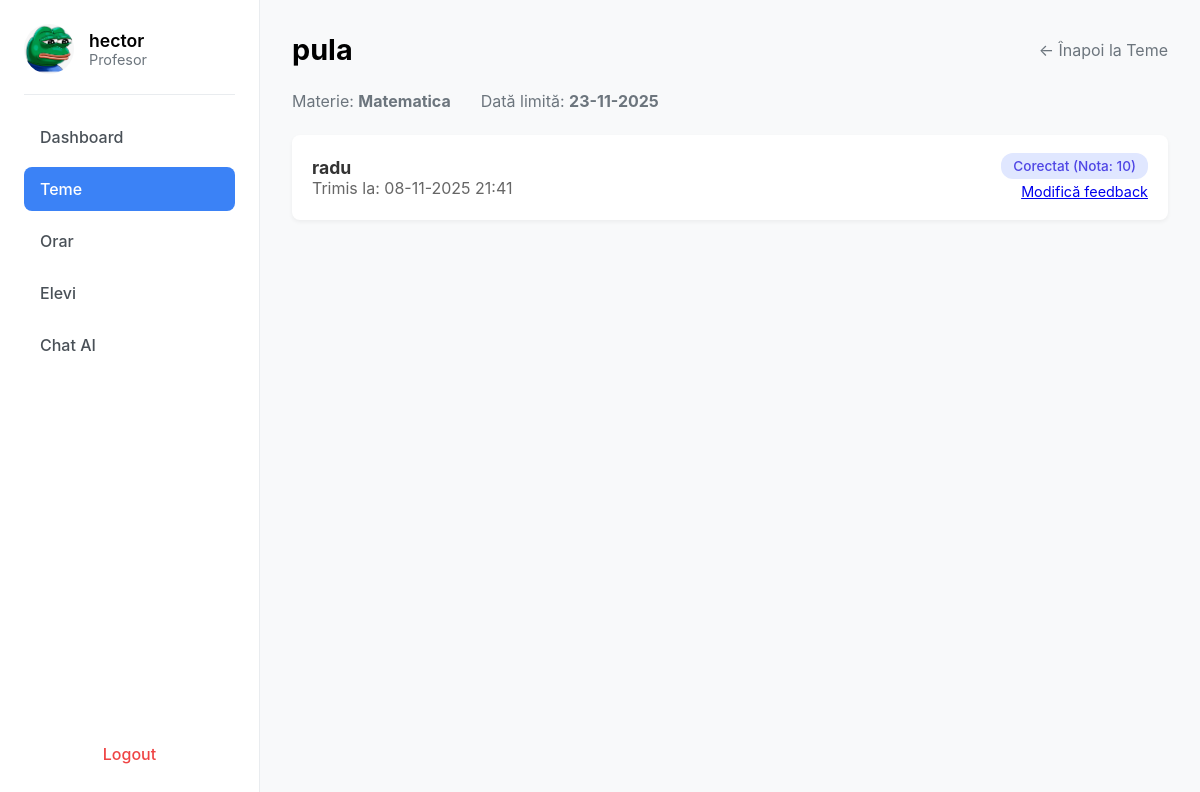
Before: /tema-profesor/1 (signed in) with the older database file.
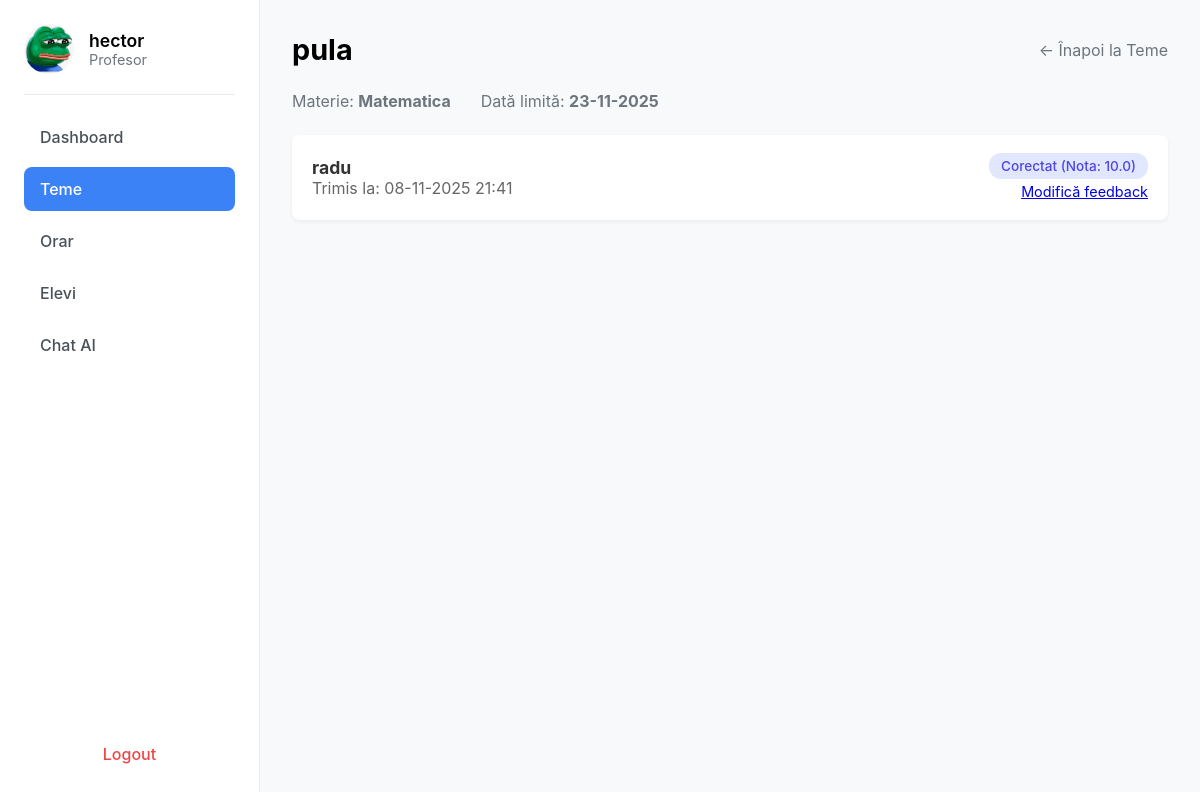
After: the same page with the newer database file.
### app/models.py (models this page shows, shortened)
class Submission(db.Model):
    __tablename__ = 'submission'
    id = db.Column(db.Integer, primary_key=True)
    assignment_id = db.Column(db.Integer, db.ForeignKey('assignment.id'), nullable=False)
    student_id = db.Column(db.Integer, db.ForeignKey('student.id'), nullable=False)
    content = db.Column(db.Text, nullable=True)  # Rezolvarea elevului (poate fi goală inițial)
    status = db.Column(db.String(50), nullable=False, default='Nefăcut')  # ex: Nefăcut, Trimis, Corectat
    submitted_at = db.Column(db.DateTime, nullable=True)  # Se setează doar la trimitere
    assignment = db.relationship('Assignment', back_populates='submissions')
    student = db.relationship('Student', back_populates='submissions')
    feedback = db.relationship('Feedback', back_populates='submission', uselist=False,
                               cascade="all, delete-orphan")  # Relație unu-la-unu

class Feedback(db.Model):
    __tablename__ = 'feedback'
    id = db.Column(db.Integer, primary_key=True)
    submission_id = db.Column(db.Integer, db.ForeignKey('submission.id'), unique=True, nullable=False)
    grade = db.Column(db.String(10), nullable=True)  # Nota (ex: 10, 7.5, "A+")
    feedback_text = db.Column(db.Text, nullable=True)  # Feedback-ul profesorului
    created_at = db.Column(db.DateTime, default=datetime.utcnow)
    submission = db.relationship('Submission', back_populates='feedback')
    ai_reports = db.relationship('AIReport', back_populates='feedback', cascade="all, delete-orphan")

class User(db.Model, UserMixin):
    __tablename__ = 'user'
    id = db.Column(db.Integer, primary_key=True)
    name = db.Column(db.String(100), nullable=False)
    email = db.Column(db.String(150), unique=True, nullable=False)
    password_hash = db.Column(db.String(256), nullable=False)  # Am mărit la 256 pentru siguranță
    role = db.Column(db.String(20), nullable=False)  # 'student', 'professor', 'parent'
    student = db.relationship('Student', back_populates='user', uselist=False)
    professor = db.relationship('Professor', back_populates='user', uselist=False)
    parent = db.relationship('Parent', back_populates='user', uselist=False)

### app/routes.py (the view)
@bp.route("/tema-profesor/<int:id_tema>")
@login_required
def detaliu_tema_profesor(id_tema):
    if current_user.role != "Profesor":
        flash("Acces nepermis.", "error")
        return redirect(url_for("main.home"))
    assignment = Assignment.query.get_or_404(id_tema)
    submissions = Submission.query.filter_by(assignment_id=id_tema).all()
    submissions_sorted = sorted(submissions, key=lambda s: (
        s.status == 'Nefăcut',  # False (Trimis/Corectat) înainte de True (Nefăcut)
        s.student.user.name if s.student and s.student.user else ""
    ))
    return render_template(
        "detaliu_tema_profesor.html",
        user=current_user,
        assignment=assignment,
        submissions=submissions_sorted  # Folosește lista sortată
    )

### app/__init__.py (called while the page is built)
def create_app():
    app = Flask(__name__)
    app.secret_key = "secret123"  # schimbă cu ceva sigur
    app.config['SQLALCHEMY_DATABASE_URI'] = 'sqlite:///users.db'
    app.config['SQLALCHEMY_TRACK_MODIFICATIONS'] = False
    db.init_app(app)
    login_manager.init_app(app)
    from .routes import bp
    app.register_blueprint(bp)
    from .models import User  # import modelul User
    @login_manager.user_loader
    def user_loader(user_id):
        try:
            return User.query.get(int(user_id))
        except ValueError:
            return None
    with app.app_context():
        db.create_all()
    return app

### app/templates/detaliu_tema_profesor.html
{% extends "base.html" %}
{% block content %}
<div class="sidebar">
    <div class="profile">
        <img src="{{ url_for('static', filename='images/images.jpeg') }}" alt="Profile">
        <div>
            <h3>{{ user.name }}</h3>
            <p>{{ user.role }}</p>
        </div>
    </div>
    <ul class="menu">
        <li><a href="{{ url_for('main.home') }}">Dashboard</a></li>
        <li class="active"><a href="{{ url_for('main.teme_profesor') }}">Teme</a></li>
        <li><a href="{{ url_for('main.orar') }}">Orar</a></li>
        <li><a href="#">Elevi</a></li>
        <li><a href="{{ url_for('main.chat_page') }}" target="_blank">Chat AI</a></li>
    </ul>
    <a class="logout" href="{{ url_for('main.logout') }}">Logout</a>
</div>
<div class="main">
    <div class="header">
        <h2>{{ assignment.title }}</h2>
        <a href="{{ url_for('main.teme_profesor') }}" style="text-decoration: none; color: #6c757d;">&larr; Înapoi la Teme</a>
    </div>
    <div class="subheader">
        <div>Materie: <strong>{{ assignment.subject.name }}</strong></div>
        <div>Dată limită: <strong>{{ assignment.due_date.strftime('%d-%m-%Y') if assignment.due_date else 'N/A' }}</strong></div>
    </div>
    <div class="assignment-list">
        {% if submissions %}
            {% for sub in submissions %}
            <div class="assignment-card">
                <div>
                    <h4>{{ sub.student.user.name }}</h4>
                    {% if sub.submitted_at %}
                            <p>Trimis la: {{ sub.submitted_at.strftime('%d-%m-%Y %H:%M') }}</p>
                        {% else %}
                            <p>Trimis la: <em class="text-muted">Netrimis încă</em></p>
                        {% endif %}
                </div>
                {% if sub.status == 'Corectat' %}
                <div style="text-align: right;">
                    <span class="status status-corectat">Corectat (Nota: {{ sub.feedback.grade }})</span>
                    <a href="{{ url_for('main.corectare_tema', id_submission=sub.id) }}"
                       style="display: block; margin-top: 8px; font-size: 0.9rem;">Modifică feedback</a>
                </div>
                {% elif sub.status == 'Trimis' %}
                <a href="{{ url_for('main.corectare_tema', id_submission=sub.id) }}" class="header primary-action" style="text-decoration: none;">
                    Corectează
                </a>
                {% endif %}
            </div>
            {% endfor %}
        {% else %}
        <p>Niciun elev nu a trimis o rezolvare încă.</p>
        {% endif %}
    </div>
</div>
{% endblock %}

Changed rows visible on the page:
changed through a linked row, Submission "radu": feedback.grade "10" → "10.0"
